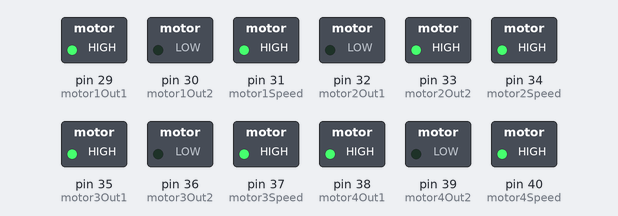
Recording of a sketch running on a simulated Arduino Mega 2560, built with avr-gcc and run on an emulated ATmega2560. Shown: switched loads named in the sketch (green lamp = pin HIGH).

Above: at 0.7 s.
At 1.7 s:
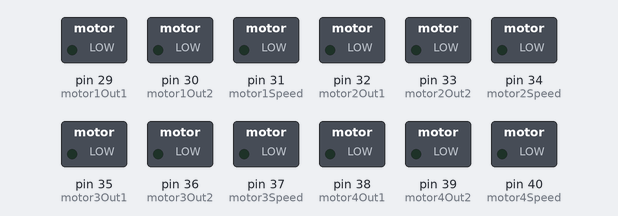
At 2.7 s:
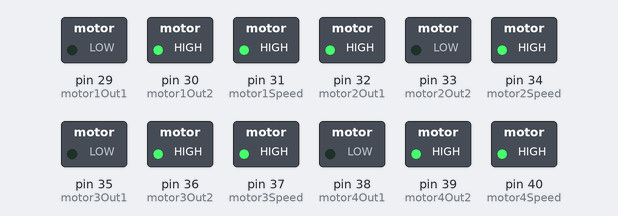
Timing chart, 0 to 5.2 s (numbered marks = the images above):
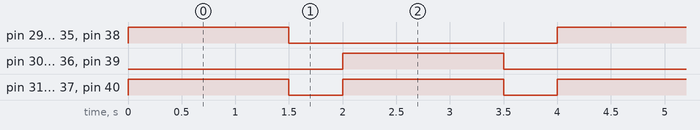

Measured:
- by itself, pin 31 (motor1Speed), pin 34 (motor2Speed), pin 37 (motor3Speed), pin 40 (motor4Speed): alternates HIGH for 1.5 s and LOW for 0.50 s
- by itself, pin 29 (motor1Out1), pin 30 (motor1Out2), pin 32 (motor2Out1), pin 33 (motor2Out2), pin 35 (motor3Out1), pin 36 (motor3Out2), pin 38 (motor4Out1), pin 39 (motor4Out2): alternates HIGH for 1.5 s and LOW for 2.5 s
- by itself, everything shown: repeats every 4.0 s, in 4 steps

The sketch:

motortest.ino
```cpp
// Digital output: Motors
// Motor 1 (Y axis; claw lift) pins
int motor1Out1 = 29;
int motor1Out2 = 30;
int motor1Speed = 31; // Speed control, 0-255
// Motor 2 (X axis; claw gantry) pins
int motor2Out1 = 32;
int motor2Out2 = 33;
int motor2Speed = 34; // Speed control, 0-255
// Motor 3 (Z axis; lower gantry) pins
int motor3Out1 = 35;
int motor3Out2 = 36;
int motor3Speed = 37; // Speed control, 0-255
// Motor 4 (Z axis; lower gantry) pins
int motor4Out1 = 38;
int motor4Out2 = 39;
int motor4Speed = 40; // Speed control, 0-255

void setup(){

  // Motor 1 (Y axis; claw lift) pins
  pinMode(motor1Out1, OUTPUT);
  pinMode(motor1Out2, OUTPUT);
  pinMode(motor1Speed, OUTPUT); // Speed control, 0-255
  // Motor 2 (X axis; claw gantry) pins
  pinMode(motor2Out1, OUTPUT);
  pinMode(motor2Out2, OUTPUT);
  pinMode(motor2Speed, OUTPUT); // Speed control, 0-255
  // Motor 3 (Z axis; lower gantry) pins
  pinMode(motor3Out1, OUTPUT);
  pinMode(motor3Out2, OUTPUT);
  pinMode(motor3Speed, OUTPUT); // Speed control, 0-255
  // Motor 4 (Z axis; lower gantry) pins
  pinMode(motor4Out1, OUTPUT);
  pinMode(motor4Out2, OUTPUT);
  pinMode(motor4Speed, OUTPUT); // Speed control, 0-255

}

void loop(){

  digitalWrite(motor1Out1, HIGH); // move forward for 1.5s
  digitalWrite(motor1Out2, LOW);
  digitalWrite(motor2Out1, LOW);
  digitalWrite(motor2Out2, HIGH);
  digitalWrite(motor1Speed, 255);
  digitalWrite(motor2Speed, 255);

  digitalWrite(motor3Out1, HIGH);
  digitalWrite(motor3Out2, LOW);
  digitalWrite(motor4Out1, HIGH);
  digitalWrite(motor4Out2, LOW);
  digitalWrite(motor3Speed, 255);
  digitalWrite(motor4Speed, 255);
  delay(1500);

  digitalWrite(motor1Out1, LOW); // stop for 0.5s
  digitalWrite(motor1Out2, LOW);
  digitalWrite(motor2Out1, LOW);
  digitalWrite(motor2Out2, LOW);
  digitalWrite(motor1Speed, 0);
  digitalWrite(motor2Speed, 0);

  digitalWrite(motor3Out1, LOW);
  digitalWrite(motor3Out2, LOW);
  digitalWrite(motor4Out1, LOW);
  digitalWrite(motor4Out2, LOW);
  digitalWrite(motor3Speed, 0);
  digitalWrite(motor4Speed, 0);
  delay(500);

  digitalWrite(motor1Out1, LOW); // move reverse for 1.5s
  digitalWrite(motor1Out2, HIGH);
  digitalWrite(motor2Out1, HIGH);
  digitalWrite(motor2Out2, LOW);
  digitalWrite(motor1Speed, 255);
  digitalWrite(motor2Speed, 255);

  digitalWrite(motor3Out1, LOW);
  digitalWrite(motor3Out2, HIGH);
  digitalWrite(motor4Out1, LOW);
  digitalWrite(motor4Out2, HIGH);
  digitalWrite(motor3Speed, 255);
  digitalWrite(motor4Speed, 255);
  delay(1500);

  digitalWrite(motor1Out1, LOW); // stop for 0.5s
  digitalWrite(motor1Out2, LOW);
  digitalWrite(motor2Out1, LOW);
  digitalWrite(motor2Out2, LOW);
  digitalWrite(motor1Speed, 0);
  digitalWrite(motor2Speed, 0);

  digitalWrite(motor3Out1, LOW);
  digitalWrite(motor3Out2, LOW);
  digitalWrite(motor4Out1, LOW);
  digitalWrite(motor4Out2, LOW);
  digitalWrite(motor3Speed, 0);
  digitalWrite(motor4Speed, 0);
  delay(500);

  /*
  digitalWrite(in1, HIGH);
  digitalWrite(in2, LOW);

  digitalWrite(in3, HIGH);
  digitalWrite(in4, LOW);
  delay(3000);

  digitalWrite(in1, LOW);
  digitalWrite(in2, HIGH);

  digitalWrite(in3, LOW);
  digitalWrite(in4, HIGH);
  delay(3000);
  */
}
```
